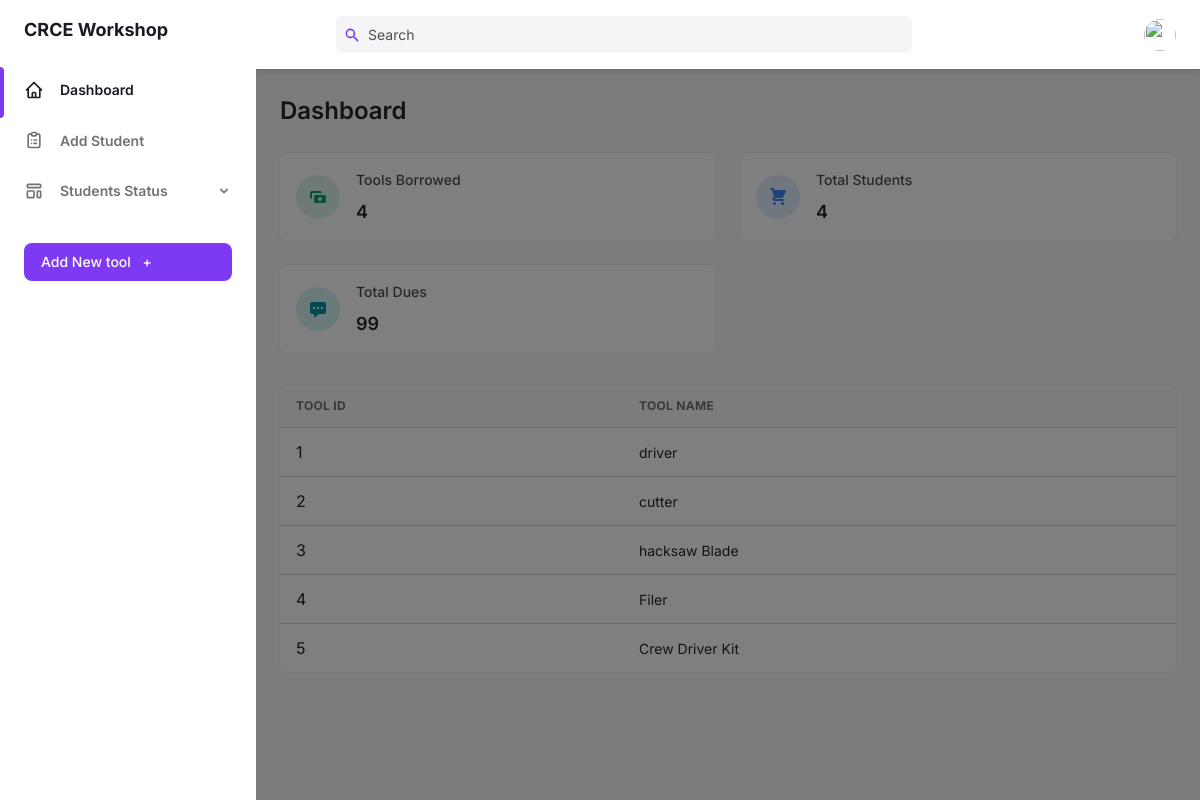
Page /teacher-portal/workshop/workshop-home.php on the committed database.
### tables this page shows
CREATE TABLE IF NOT EXISTS `workshop` (
  `tool_id` int NOT NULL AUTO_INCREMENT,
  `tool_name` varchar(100) NOT NULL,
  PRIMARY KEY (`tool_id`)
);

### teacher-portal/workshop/workshop-home.php (the view, shortened to what this page needs)
<!DOCTYPE html>
<html :class="{ 'theme-dark': dark }" x-data="data()" lang="en">
	<head>
		<link rel="stylesheet" href="./assets/css/tailwind.output.css" />
		<link rel="stylesheet" href="https://cdnjs.cloudflare.com/ajax/libs/Chart.js/2.9.3/Chart.min.css"/>
	</head>
	<body>
		<?php
			$conn = mysqli_connect("localhost", "root", "", "crce") or die(mysqli_error($conn));
			$query = "SELECT * FROM workshop";
			$data = mysqli_query($conn, $query);
		?>
		<div class="flex h-screen bg-gray-50 dark:bg-gray-900" :class="{ 'overflow-hidden': isSideMenuOpen }">
				<aside  class="z-20 hidden w-64 overflow-y-auto bg-white dark:bg-gray-800 md:block flex-shrink-0">
					<div class="py-4 text-gray-500 dark:text-gray-400">
						<a class="ml-6 text-lg font-bold text-gray-800 dark:text-gray-200" href="workshop-home.php">
							CRCE Workshop
						</a>
						<ul class="mt-6">
						<li class="relative px-6 py-3">
							<span class="absolute inset-y-0 left-0 w-1 bg-purple-600 rounded-tr-lg rounded-br-lg" aria-hidden="true"></span>
							<a class="inline-flex items-center w-full text-sm font-semibold text-gray-800 transition-colors duration-150 hover:text-gray-800 dark:hover:text-gray-200 dark:text-gray-100"
							href="workshop-home.php"
							>
							<span class="ml-4">
								Dashboard
							</span>
							</a>
						</li>
						</ul>
						<ul>
							<li class="relative px-6 py-3">
								<a class="inline-flex items-center w-full text-sm font-semibold transition-colors duration-150 hover:text-gray-800 dark:hover:text-gray-200"
								href="add-student-workshop.php"
								>
								<span class="ml-4">
									Add Student
								</span>
								</a>
							</li>
							<li class="relative px-6 py-3">
								<button class="inline-flex items-center justify-between w-full text-sm font-semibold transition-colors duration-150 hover:text-gray-800 dark:hover:text-gray-200" @click="togglePagesMenu" aria-haspopup="true" >
								<span class="inline-flex items-center">
									<span class="ml-4">
									Students Status
									</span>
								</span>
								<svg class="w-4 h-4" aria-hidden="true" fill="currentColor" viewBox="0 0 20 20">
									<path fill-rule="evenodd" d="M5.293 7.293a1 1 0 011.414 0L10 10.586l3.293-3.293a1 1 0 111.414 1.414l-4 4a1 1 0 01-1.414 0l-4-4a1 1 0 010-1.414z" clip-rule="evenodd"></path>
								</svg>
								</button>
							</li>
						</ul>
						<div class="px-6 my-6">
							<button class="flex items-center justify-between w-full px-4 py-2 text-sm font-medium leading-5 text-white transition-colors duration-150 bg-purple-600 border border-transparent rounded-lg active:bg-purple-600 hover:bg-purple-700 focus:outline-none focus:shadow-outline-purple" >
								<a href="add-workshop-tool.php">
									Add New tool <span class="ml-2" aria-hidden="true">+</span>
								</a>
							</button>
						</div>
					</div>
				</aside>
				<div
					x-show="isSideMenuOpen"
					x-transition:enter="transition ease-in-out duration-150"
					x-transition:enter-start="opacity-0"
					x-transition:enter-end="opacity-100"
					x-transition:leave="transition ease-in-out duration-150"
					x-transition:leave-start="opacity-100"
					x-transition:leave-end="opacity-0"
					class="fixed inset-0 z-10 flex items-end bg-black bg-opacity-50 sm:items-center sm:justify-center"
					>
				</div>
			<div class="flex flex-col flex-1 w-full">
				<header class="z-10 py-4 bg-white shadow-md dark:bg-gray-800">
					<div class="container flex items-center justify-between h-full px-6 mx-auto text-purple-600 dark:text-purple-300">
							<div class="search flex justify-center flex-1 lg:mr-32">
								<div class="relative w-full max-w-xl mr-6 focus-within:text-purple-500">
									<div class="absolute inset-y-0 flex items-center pl-2">
										<svg class="w-4 h-4" aria-hidden="true" fill="currentColor" viewBox="0 0 20 20">
										<path
											fill-rule="evenodd"
											d="M8 4a4 4 0 100 8 4 4 0 000-8zM2 8a6 6 0 1110.89 3.476l4.817 4.817a1 1 0 01-1.414 1.414l-4.816-4.816A6 6 0 012 8z"
											clip-rule="evenodd"
										></path>
										</svg>
									</div>
									<input
										class="searchTerm cd-search table-filter w-full pl-8 pr-2 text-sm text-gray-700 placeholder-gray-600 bg-gray-100 border-0 rounded-md dark:placeholder-gray-500 dark:focus:shadow-outline-gray dark:focus:placeholder-gray-600 dark:bg-gray-700 dark:text-gray-200 focus:placeholder-gray-500 focus:bg-white focus:border-purple-300 focus:outline-none focus:shadow-outline-purple form-input"
										type="text"
										placeholder="Search"
										aria-label="Search"
										id="myInput"
										onkeyup="myFunction()"
										data-table="order-table"
									/>
								</div>
							</div>
						<ul class="flex items-center flex-shrink-0 space-x-6">
								<li class="relative">
								<button
									class="align-middle rounded-full focus:shadow-outline-purple focus:outline-none"
									@click="toggleProfileMenu"
									@keydown.escape="closeProfileMenu"
									aria-label="Account"
									aria-haspopup="true"
								>
									<img
									class="object-cover w-8 h-8 rounded-full"
									src="https://images.unsplash.com/photo-1502378735452-bc7d86632805?ixlib=rb-0.3.5&q=80&fm=jpg&crop=entropy&cs=tinysrgb&w=200&fit=max&s=aa3a807e1bbdfd4364d1f449eaa96d82"
									alt=""
									aria-hidden="true"
									/>
								</button>
								</li>
						</ul>
					</div>
				</header>
				<main class="h-full overflow-y-auto">
					<div class="container px-6 mx-auto grid">
						<h2 class="my-6 text-2xl font-semibold text-gray-700 dark:text-gray-200">Dashboard</h2>
							<?php
								$sql = "SELECT COUNT(too_id) as b_tools, COUNT(DISTINCT s_id) as t_students, SUM(dues) as t_dues FROM student_workshop_map;";
								$query = mysqli_query($conn, $sql);
								$row = mysqli_fetch_assoc($query);
							?>
							<div class="grid gap-6 mb-8 md:grid-cols-2 xl:grid-cols-4">
								<div class="flex items-center p-4 bg-white rounded-lg shadow-xs dark:bg-gray-800">
								<div class="p-3 mr-4 text-green-500 bg-green-100 rounded-full dark:text-green-100 dark:bg-green-500">
									<svg class="w-5 h-5" fill="currentColor" viewBox="0 0 20 20">
									<path fill-rule="evenodd" d="M4 4a2 2 0 00-2 2v4a2 2 0 002 2V6h10a2 2 0 00-2-2H4zm2 6a2 2 0 012-2h8a2 2 0 012 2v4a2 2 0 01-2 2H8a2 2 0 01-2-2v-4zm6 4a2 2 0 100-4 2 2 0 000 4z" clip-rule="evenodd"></path>
									</svg>
								</div>
								<div>
									<p class="mb-2 text-sm font-medium text-gray-600 dark:text-gray-400"> Tools Borrowed </p>
									<p class="text-lg font-semibold text-gray-700 dark:text-gray-200">
										<?php echo $row['b_tools']; ?>
									</p>
								</div>
								</div>
								<div class="flex items-center p-4 bg-white rounded-lg shadow-xs dark:bg-gray-800">
								<div class="p-3 mr-4 text-blue-500 bg-blue-100 rounded-full dark:text-blue-100 dark:bg-blue-500">
								</div>
								<div>
									<p class="mb-2 text-sm font-medium text-gray-600 dark:text-gray-400">
									Total Students
									</p>
									<p class="text-lg font-semibold text-gray-700 dark:text-gray-200">
										<?php echo $row['t_students']; ?>
									</p>
								</div>
								</div>
								<div class="flex items-center p-4 bg-white rounded-lg shadow-xs dark:bg-gray-800">
								<div class="p-3 mr-4 text-teal-500 bg-teal-100 rounded-full dark:text-teal-100 dark:bg-teal-500">
									<svg class="w-5 h-5" fill="currentColor" viewBox="0 0 20 20">
									<path fill-rule="evenodd" d="M18 5v8a2 2 0 01-2 2h-5l-5 4v-4H4a2 2 0 01-2-2V5a2 2 0 012-2h12a2 2 0 012 2zM7 8H5v2h2V8zm2 0h2v2H9V8zm6 0h-2v2h2V8z" clip-rule="evenodd"></path>
									</svg>
								</div>
								<div>
									<p class="mb-2 text-sm font-medium text-gray-600 dark:text-gray-400">
									Total Dues
									</p>
									<p class="text-lg font-semibold text-gray-700 dark:text-gray-200">
										<?php echo $row['t_dues']; ?>
									</p>
								</div>
								</div>
							</div>
							<div class="w-full overflow-hidden rounded-lg shadow-xs">
								<div class="w-full overflow-x-auto">
									<table class="order-table w-full whitespace-no-wrap">
										<thead>
											<tr class="text-xs font-semibold tracking-wide text-left text-gray-500 uppercase border-b dark:border-gray-700 bg-gray-50 dark:text-gray-400 dark:bg-gray-800">
											<th class="px-4 py-3">Tool Id</th>
											<th class="px-4 py-3">Tool Name</th>
											</tr>
										</thead>
										<tbody class="bg-white divide-y dark:divide-gray-700 dark:bg-gray-800">
											<?php
													while($result = mysqli_fetch_assoc($data))
													{
														echo"<tr class='text-gray-700 dark:text-gray-400'>
																<td class='px-4 py-3'>".$result['tool_id']."</td>
																<td class='px-4 py-3 text-sm'>".$result['tool_name']."</td>
															</tr>";
													}
											?>
										</tbody>
									</table>
								</div>
							</div>
					</div>
				</main>
			</div>
    	</div>
	</body>
</html>

### rows in the picture
workshop: tool_id "1", tool_name "driver"
workshop: tool_id "2", tool_name "cutter"
workshop: tool_id "3", tool_name "hacksaw Blade"
workshop: tool_id "4", tool_name "Filer"
workshop: tool_id "5", tool_name "Crew Driver Kit"

### other values in the picture
$row['b_tools'] "4"
$row['t_students'] "4"
$row['t_dues'] "99"
